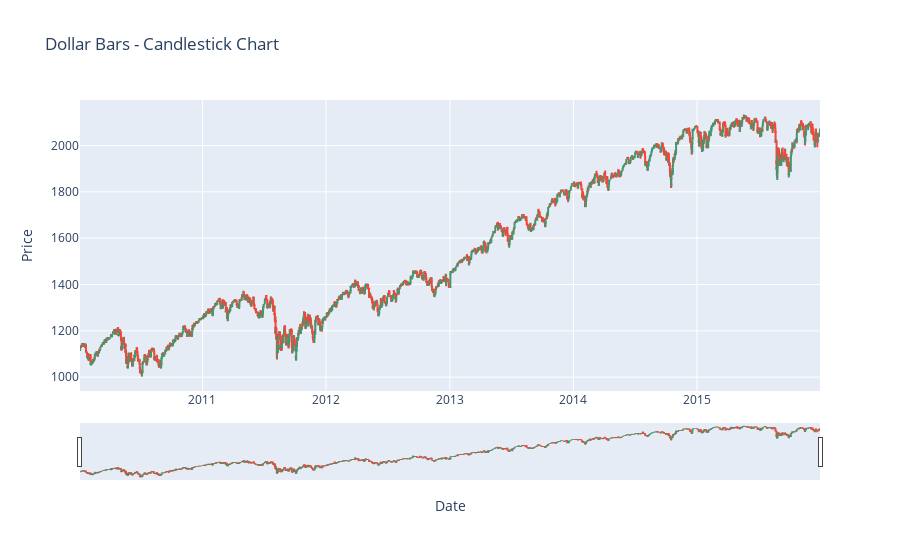

The code cell stored with this chart in its notebook:
### Code cell
# Dollar Bars Analysis

fig = go.Figure(data=[go.Candlestick(x=dollar_bars[-10000:].index,
                open=dollar_bars['open'],
                high=dollar_bars['high'],
                low=dollar_bars['low'],
                close=dollar_bars['close'])])
fig.update_layout(title='Dollar Bars - Candlestick Chart', xaxis_title='Date', yaxis_title='Price')
fig.show()

### Figure 1 — Plotly figure (JSON) as saved in the notebook; plotly's stock layout.template omitted (floating-point values rounded to 4 significant figures; data arrays with more than 128 entries replaced by an {"elided": "..."} marker saying what was removed)
{"data": [{"close": {"elided": "3811 float values"}, "high": {"elided": "3811 float values"}, "low": {"elided": "3811 float values"}, "open": {"elided": "3811 float values"}, "type": "candlestick", "x": {"elided": "3811 str values"}}], "layout": {"title": {"text": "Dollar Bars - Candlestick Chart"}, "xaxis": {"title": {"text": "Date"}}, "yaxis": {"title": {"text": "Price"}}}}
